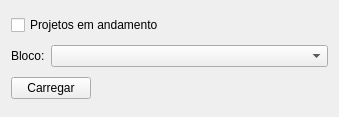
<?xml version="1.0" encoding="UTF-8"?>
<ui version="4.0">
 <class>Form</class>
 <widget class="QWidget" name="Form">
  <property name="geometry">
   <rect>
    <x>0</x>
    <y>0</y>
    <width>339</width>
    <height>117</height>
   </rect>
  </property>
  <property name="windowTitle">
   <string>Form</string>
  </property>
  <layout class="QGridLayout" name="gridLayout">
   <item row="3" column="0">
    <layout class="QHBoxLayout" name="horizontalLayout">
     <item>
      <widget class="QPushButton" name="okBtn">
       <property name="text">
        <string>Carregar</string>
       </property>
      </widget>
     </item>
     <item>
      <spacer name="horizontalSpacer">
       <property name="orientation">
        <enum>Qt::Horizontal</enum>
       </property>
       <property name="sizeHint" stdset="0">
        <size>
         <width>159</width>
         <height>20</height>
        </size>
       </property>
      </spacer>
     </item>
    </layout>
   </item>
   <item row="1" column="0">
    <layout class="QHBoxLayout" name="horizontalLayout_2">
     <item>
      <widget class="QLabel" name="label">
       <property name="sizePolicy">
        <sizepolicy hsizetype="Fixed" vsizetype="Preferred">
         <horstretch>0</horstretch>
         <verstretch>0</verstretch>
        </sizepolicy>
       </property>
       <property name="text">
        <string>Bloco:</string>
       </property>
      </widget>
     </item>
     <item>
      <widget class="QComboBox" name="blockCb"/>
     </item>
    </layout>
   </item>
   <item row="0" column="0">
    <widget class="QCheckBox" name="projectInProgressCkb">
     <property name="text">
      <string>Projetos em andamento</string>
     </property>
    </widget>
   </item>
  </layout>
 </widget>
 <resources/>
 <connections/>
</ui>
